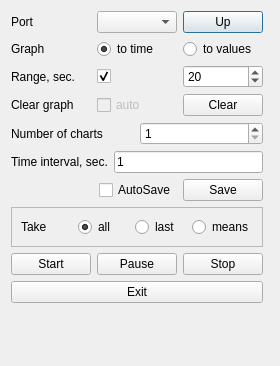
<?xml version="1.0" encoding="UTF-8"?>
<ui version="4.0">
 <class>Info_Dialog</class>
 <widget class="QDialog" name="Info_Dialog">
  <property name="geometry">
   <rect>
    <x>0</x>
    <y>0</y>
    <width>280</width>
    <height>366</height>
   </rect>
  </property>
  <property name="sizePolicy">
   <sizepolicy hsizetype="Maximum" vsizetype="Maximum">
    <horstretch>0</horstretch>
    <verstretch>0</verstretch>
   </sizepolicy>
  </property>
  <property name="windowTitle">
   <string>Settings</string>
  </property>
  <layout class="QGridLayout" name="gridLayout_2">
   <item row="0" column="0">
    <layout class="QGridLayout" name="gridLayout">
     <item row="0" column="0" colspan="2">
      <layout class="QHBoxLayout" name="horizontalLayout_7">
       <item>
        <widget class="QLabel" name="label">
         <property name="text">
          <string>Port</string>
         </property>
        </widget>
       </item>
       <item>
        <widget class="QComboBox" name="comboBox"/>
       </item>
       <item>
        <widget class="QPushButton" name="pushButton_2">
         <property name="text">
          <string>Up</string>
         </property>
        </widget>
       </item>
      </layout>
     </item>
     <item row="1" column="0" colspan="2">
      <layout class="QHBoxLayout" name="horizontalLayout_5">
       <item>
        <widget class="QLabel" name="label_4">
         <property name="text">
          <string>Graph</string>
         </property>
        </widget>
       </item>
       <item>
        <widget class="QRadioButton" name="to_time_radioButton_2">
         <property name="text">
          <string>to time</string>
         </property>
         <property name="checked">
          <bool>true</bool>
         </property>
        </widget>
       </item>
       <item>
        <widget class="QRadioButton" name="to_values_radioButton">
         <property name="text">
          <string>to values</string>
         </property>
        </widget>
       </item>
      </layout>
     </item>
     <item row="2" column="0" colspan="2">
      <layout class="QHBoxLayout" name="horizontalLayout_8">
       <item>
        <widget class="QLabel" name="label_6">
         <property name="text">
          <string>Range, sec.</string>
         </property>
        </widget>
       </item>
       <item>
        <widget class="QCheckBox" name="range_checkBox">
         <property name="text">
          <string/>
         </property>
         <property name="checked">
          <bool>true</bool>
         </property>
        </widget>
       </item>
       <item>
        <widget class="QSpinBox" name="range_spinBox">
         <property name="minimum">
          <number>1</number>
         </property>
         <property name="maximum">
          <number>100</number>
         </property>
         <property name="value">
          <number>20</number>
         </property>
        </widget>
       </item>
      </layout>
     </item>
     <item row="3" column="0" colspan="2">
      <layout class="QHBoxLayout" name="horizontalLayout_4">
       <item>
        <widget class="QLabel" name="label_5">
         <property name="enabled">
          <bool>true</bool>
         </property>
         <property name="text">
          <string>Clear graph</string>
         </property>
        </widget>
       </item>
       <item>
        <widget class="QCheckBox" name="auto_checkBox">
         <property name="enabled">
          <bool>false</bool>
         </property>
         <property name="text">
          <string>auto</string>
         </property>
         <property name="checked">
          <bool>false</bool>
         </property>
         <property name="autoRepeat">
          <bool>true</bool>
         </property>
         <property name="autoExclusive">
          <bool>false</bool>
         </property>
        </widget>
       </item>
       <item>
        <widget class="QPushButton" name="clear_pushButton">
         <property name="text">
          <string>Clear</string>
         </property>
        </widget>
       </item>
      </layout>
     </item>
     <item row="4" column="0" colspan="2">
      <layout class="QHBoxLayout" name="horizontalLayout_6">
       <item>
        <widget class="QLabel" name="label_2">
         <property name="text">
          <string>Number of charts</string>
         </property>
        </widget>
       </item>
       <item>
        <widget class="QSpinBox" name="number_spinBox">
         <property name="minimum">
          <number>1</number>
         </property>
         <property name="maximum">
          <number>10</number>
         </property>
        </widget>
       </item>
      </layout>
     </item>
     <item row="5" column="0" colspan="2">
      <layout class="QHBoxLayout" name="horizontalLayout_2">
       <item>
        <widget class="QLabel" name="label_3">
         <property name="text">
          <string>Time interval, sec.</string>
         </property>
        </widget>
       </item>
       <item>
        <widget class="QLineEdit" name="time_interval_lineEdit">
         <property name="text">
          <string>1</string>
         </property>
        </widget>
       </item>
      </layout>
     </item>
     <item row="6" column="1">
      <layout class="QHBoxLayout" name="horizontalLayout_9">
       <item>
        <widget class="QCheckBox" name="save_checkBox">
         <property name="text">
          <string>AutoSave</string>
         </property>
        </widget>
       </item>
       <item>
        <widget class="QPushButton" name="save_pushButton">
         <property name="text">
          <string>Save</string>
         </property>
        </widget>
       </item>
      </layout>
     </item>
     <item row="7" column="0" colspan="2">
      <widget class="QFrame" name="frame">
       <property name="frameShape">
        <enum>QFrame::StyledPanel</enum>
       </property>
       <property name="frameShadow">
        <enum>QFrame::Raised</enum>
       </property>
       <layout class="QHBoxLayout" name="horizontalLayout_10">
        <item>
         <widget class="QLabel" name="label_7">
          <property name="text">
           <string>Take</string>
          </property>
         </widget>
        </item>
        <item>
         <widget class="QRadioButton" name="all_radioButton">
          <property name="text">
           <string>all</string>
          </property>
          <property name="checked">
           <bool>true</bool>
          </property>
         </widget>
        </item>
        <item>
         <widget class="QRadioButton" name="last_radioButton">
          <property name="text">
           <string>last</string>
          </property>
         </widget>
        </item>
        <item>
         <widget class="QRadioButton" name="mean_radioButton">
          <property name="text">
           <string>means</string>
          </property>
         </widget>
        </item>
       </layout>
      </widget>
     </item>
     <item row="8" column="0" colspan="2">
      <layout class="QHBoxLayout" name="horizontalLayout">
       <item>
        <widget class="QPushButton" name="start_pushButton">
         <property name="text">
          <string>Start</string>
         </property>
        </widget>
       </item>
       <item>
        <widget class="QPushButton" name="pause_pushButton">
         <property name="text">
          <string>Pause</string>
         </property>
        </widget>
       </item>
       <item>
        <widget class="QPushButton" name="stop_pushButton">
         <property name="text">
          <string>Stop</string>
         </property>
        </widget>
       </item>
      </layout>
     </item>
     <item row="9" column="0" colspan="2">
      <layout class="QHBoxLayout" name="horizontalLayout_3">
       <item>
        <widget class="QPushButton" name="pushButton">
         <property name="text">
          <string>Exit</string>
         </property>
        </widget>
       </item>
      </layout>
     </item>
     <item row="10" column="0">
      <widget class="QLabel" name="info_label">
       <property name="text">
        <string/>
       </property>
       <property name="textFormat">
        <enum>Qt::AutoText</enum>
       </property>
       <property name="alignment">
        <set>Qt::AlignCenter</set>
       </property>
      </widget>
     </item>
    </layout>
   </item>
   <item row="0" column="1">
    <spacer name="horizontalSpacer">
     <property name="orientation">
      <enum>Qt::Horizontal</enum>
     </property>
     <property name="sizeHint" stdset="0">
      <size>
       <width>2</width>
       <height>20</height>
      </size>
     </property>
    </spacer>
   </item>
   <item row="1" column="0">
    <spacer name="verticalSpacer">
     <property name="orientation">
      <enum>Qt::Vertical</enum>
     </property>
     <property name="sizeHint" stdset="0">
      <size>
       <width>20</width>
       <height>0</height>
      </size>
     </property>
    </spacer>
   </item>
  </layout>
 </widget>
 <resources/>
 <connections>
  <connection>
   <sender>to_values_radioButton</sender>
   <signal>toggled(bool)</signal>
   <receiver>auto_checkBox</receiver>
   <slot>setEnabled(bool)</slot>
   <hints>
    <hint type="sourcelabel">
     <x>262</x>
     <y>62</y>
    </hint>
    <hint type="destinationlabel">
     <x>141</x>
     <y>124</y>
    </hint>
   </hints>
  </connection>
  <connection>
   <sender>to_time_radioButton_2</sender>
   <signal>toggled(bool)</signal>
   <receiver>range_spinBox</receiver>
   <slot>setEnabled(bool)</slot>
   <hints>
    <hint type="sourcelabel">
     <x>141</x>
     <y>62</y>
    </hint>
    <hint type="destinationlabel">
     <x>227</x>
     <y>94</y>
    </hint>
   </hints>
  </connection>
  <connection>
   <sender>to_time_radioButton_2</sender>
   <signal>toggled(bool)</signal>
   <receiver>range_checkBox</receiver>
   <slot>setChecked(bool)</slot>
   <hints>
    <hint type="sourcelabel">
     <x>141</x>
     <y>62</y>
    </hint>
    <hint type="destinationlabel">
     <x>176</x>
     <y>89</y>
    </hint>
   </hints>
  </connection>
  <connection>
   <sender>to_time_radioButton_2</sender>
   <signal>toggled(bool)</signal>
   <receiver>to_values_radioButton</receiver>
   <slot>update()</slot>
   <hints>
    <hint type="sourcelabel">
     <x>101</x>
     <y>55</y>
    </hint>
    <hint type="destinationlabel">
     <x>262</x>
     <y>62</y>
    </hint>
   </hints>
  </connection>
  <connection>
   <sender>to_time_radioButton_2</sender>
   <signal>toggled(bool)</signal>
   <receiver>range_checkBox</receiver>
   <slot>setEnabled(bool)</slot>
   <hints>
    <hint type="sourcelabel">
     <x>141</x>
     <y>62</y>
    </hint>
    <hint type="destinationlabel">
     <x>154</x>
     <y>89</y>
    </hint>
   </hints>
  </connection>
  <connection>
   <sender>to_values_radioButton</sender>
   <signal>toggled(bool)</signal>
   <receiver>auto_checkBox</receiver>
   <slot>setChecked(bool)</slot>
   <hints>
    <hint type="sourcelabel">
     <x>262</x>
     <y>62</y>
    </hint>
    <hint type="destinationlabel">
     <x>141</x>
     <y>124</y>
    </hint>
   </hints>
  </connection>
  <connection>
   <sender>to_values_radioButton</sender>
   <signal>toggled(bool)</signal>
   <receiver>number_spinBox</receiver>
   <slot>setDisabled(bool)</slot>
   <hints>
    <hint type="sourcelabel">
     <x>262</x>
     <y>62</y>
    </hint>
    <hint type="destinationlabel">
     <x>262</x>
     <y>157</y>
    </hint>
   </hints>
  </connection>
  <connection>
   <sender>to_time_radioButton_2</sender>
   <signal>toggled(bool)</signal>
   <receiver>number_spinBox</receiver>
   <slot>setEnabled(bool)</slot>
   <hints>
    <hint type="sourcelabel">
     <x>100</x>
     <y>49</y>
    </hint>
    <hint type="destinationlabel">
     <x>262</x>
     <y>157</y>
    </hint>
   </hints>
  </connection>
 </connections>
</ui>
